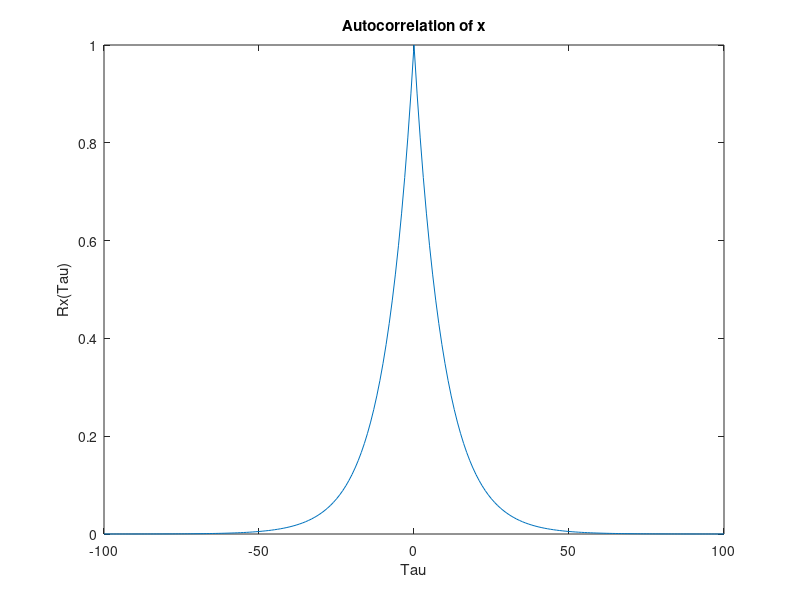

This figure's MATLAB source:
clear all

tau=[-100:100];
rho=0.9;

Rx=rho.^(abs(tau));
plot(tau,Rx)
title('Autocorrelation of x')
xlabel('Tau')
ylabel('Rx(Tau)')